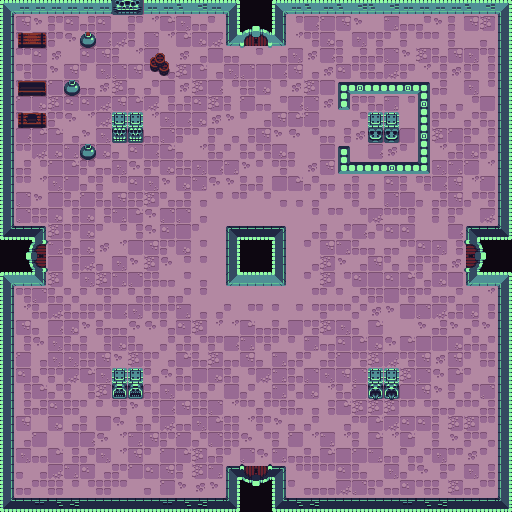

Tiled map render using the project's own tile images. Description and the whole map definition, tile-layer contents included, below:
An orthogonal 32x32 tile map with 16x16 px tiles, 2 tile layers (Tile Layer 1, Tile Layer 2).

<map version="1.2" tiledversion="1.3.3" orientation="orthogonal" renderorder="right-down" width="32" height="32" tilewidth="16" tileheight="16" infinite="0" nextlayerid="3" nextobjectid="1">
 <tileset firstgid="1" source="dungeon.tsx" />
 <layer id="1" name="Tile Layer 1" width="32" height="32">
  <data encoding="csv">
4,58,58,58,58,58,58,58,58,58,58,59,60,58,5,21,21,4,58,59,58,59,60,59,60,58,58,58,58,59,60,5,
22,50,64,30,48,45,48,7,30,65,70,89,31,8,20,21,21,22,9,107,108,50,64,7,51,31,29,64,28,50,68,20,
22,13,69,30,66,45,107,69,28,88,65,70,49,69,39,40,40,41,65,26,49,27,89,26,8,28,10,8,28,7,27,20,
22,10,48,67,7,48,50,28,65,47,7,67,11,47,31,7,8,11,89,67,107,28,45,45,88,64,68,32,50,89,26,20,
22,26,47,64,50,8,89,88,50,10,11,68,70,11,89,88,47,107,50,11,67,48,26,32,69,30,65,45,67,30,12,20,
22,10,48,108,48,31,67,68,27,29,47,67,68,107,9,46,49,9,67,68,47,102,85,84,84,85,103,45,7,89,9,20,
22,108,49,68,48,48,69,50,70,69,12,45,48,68,28,108,31,9,107,88,67,144,30,32,51,9,106,11,11,9,47,20,
22,8,8,30,66,65,69,66,66,65,89,107,49,67,64,8,11,50,70,108,31,7,29,66,11,7,125,30,8,29,32,20,
22,107,70,70,11,64,89,64,7,31,88,30,8,30,11,12,50,64,66,9,31,12,67,7,11,47,106,68,108,30,12,20,
22,10,69,49,51,30,49,27,48,107,70,27,65,32,8,32,26,49,27,7,47,87,7,107,67,8,125,65,45,49,30,20,
22,45,9,108,70,30,31,89,66,30,49,46,89,107,51,64,8,26,8,67,50,121,84,84,85,84,122,89,51,108,65,20,
22,10,65,89,108,29,28,10,48,89,64,49,51,66,64,32,28,47,70,29,31,11,28,27,48,28,26,107,50,65,108,20,
22,88,64,47,32,108,32,50,46,68,13,45,11,9,9,8,9,11,11,11,8,9,28,8,88,47,27,45,50,29,26,20,
22,88,46,49,12,49,12,51,70,66,88,88,11,7,7,7,7,7,7,9,9,8,9,69,10,26,7,28,30,7,69,20,
23,2,3,68,30,49,8,9,12,66,48,47,8,7,1,2,2,3,7,11,28,29,107,29,48,48,7,7,107,1,2,24,
21,21,22,51,32,49,67,65,47,50,30,49,9,7,20,21,21,22,7,8,50,51,32,27,31,10,48,89,12,20,21,21,
21,21,22,47,12,69,27,89,64,68,66,9,9,7,20,21,21,22,7,11,68,64,11,50,13,12,30,32,67,20,21,21,
4,40,41,68,9,89,68,51,88,46,31,9,11,7,39,40,40,41,7,8,68,9,48,47,48,70,13,49,47,39,40,5,
22,26,88,32,13,8,26,8,13,32,11,29,9,7,7,7,7,7,7,9,8,8,29,46,47,26,10,31,29,11,65,20,
22,65,32,69,32,46,26,107,89,26,30,51,11,11,8,9,8,8,9,9,30,10,29,67,64,47,88,69,45,49,12,20,
22,50,27,107,49,64,32,31,66,66,13,48,68,65,65,70,31,32,47,26,68,89,27,70,7,7,64,45,64,29,64,20,
22,12,66,89,32,28,12,49,32,7,29,45,29,30,107,51,26,8,8,51,31,48,70,49,66,70,47,47,49,45,29,20,
22,108,11,89,89,46,50,64,68,30,11,70,32,68,31,50,27,51,45,8,45,108,26,68,69,26,50,67,50,8,46,20,
22,48,29,30,69,70,89,67,11,13,66,32,47,49,32,9,69,51,32,88,89,50,88,67,67,68,88,66,70,8,11,20,
22,12,70,29,28,12,68,64,7,32,89,10,32,8,47,29,11,51,13,49,65,32,108,64,67,47,50,64,28,29,88,20,
22,12,45,48,46,8,8,26,64,26,107,50,46,88,65,10,29,26,32,11,12,70,68,68,68,10,9,32,29,10,45,20,
22,50,7,49,11,28,47,66,12,29,69,31,89,70,46,65,30,64,27,29,7,11,10,70,69,48,48,28,68,68,10,20,
22,11,108,7,47,107,66,65,51,50,30,108,29,88,46,66,9,28,108,65,51,65,28,70,65,70,7,28,64,30,13,20,
22,89,31,70,12,29,89,65,50,8,108,70,68,45,8,88,66,51,31,32,70,47,108,51,31,13,29,89,10,67,8,20,
22,27,11,69,51,48,11,30,108,48,50,28,68,51,1,2,2,3,9,26,10,48,32,7,89,29,66,12,8,89,12,20,
22,31,10,46,9,9,46,10,7,27,108,64,67,64,20,21,21,22,8,31,31,69,88,30,31,48,26,28,68,31,10,20,
23,2,79,80,81,2,2,2,2,2,79,80,81,2,24,21,21,23,80,81,2,2,2,2,2,79,80,81,2,2,2,24
</data>
 </layer>
 <layer id="2" name="Tile Layer 2" width="32" height="32">
  <data encoding="csv">
0,0,0,0,0,0,0,112,113,0,0,0,0,0,0,0,0,0,0,0,0,0,0,0,0,0,0,0,0,0,0,0,
0,0,0,0,0,0,0,0,0,0,0,0,0,0,0,134,135,0,0,0,0,0,0,0,0,0,0,0,0,0,0,0,
0,36,37,0,0,33,0,0,0,0,0,0,0,0,0,153,154,0,0,0,0,0,0,0,0,0,0,0,0,0,0,0,
0,0,0,0,0,0,0,0,0,129,130,0,0,0,0,0,0,0,0,0,0,0,0,0,0,0,0,0,0,0,0,0,
0,0,0,0,0,0,0,0,0,148,149,0,0,0,0,0,0,0,0,0,0,0,0,0,0,0,0,0,0,0,0,0,
0,55,56,0,14,0,0,0,0,0,0,0,0,0,0,0,0,0,0,0,0,0,0,0,0,0,0,0,0,0,0,0,
0,0,0,0,0,0,0,0,0,0,0,0,0,0,0,0,0,0,0,0,0,0,0,0,0,0,0,0,0,0,0,0,
0,17,18,0,0,0,0,189,189,0,0,0,0,0,0,0,0,0,0,0,0,0,0,225,225,0,0,0,0,0,0,0,
0,0,0,0,0,0,0,208,208,0,0,0,0,0,0,0,0,0,0,0,0,0,0,244,244,0,0,0,0,0,0,0,
0,0,0,0,0,14,0,0,0,0,0,0,0,0,0,0,0,0,0,0,0,0,0,0,0,0,0,0,0,0,0,0,
0,0,0,0,0,0,0,0,0,0,0,0,0,0,0,0,0,0,0,0,0,0,0,0,0,0,0,0,0,0,0,0,
0,0,0,0,0,0,0,0,0,0,0,0,0,0,0,0,0,0,0,0,0,0,0,0,0,0,0,0,0,0,0,0,
0,0,0,0,0,0,0,0,0,0,0,0,0,0,0,0,0,0,0,0,0,0,0,0,0,0,0,0,0,0,0,0,
0,0,0,0,0,0,0,0,0,0,0,0,0,0,0,0,0,0,0,0,0,0,0,0,0,0,0,0,0,0,0,0,
0,0,0,0,0,0,0,0,0,0,0,0,0,0,0,0,0,0,0,0,0,0,0,0,0,0,0,0,0,0,0,0,
0,219,220,0,0,0,0,0,0,0,0,0,0,0,0,0,0,0,0,0,0,0,0,0,0,0,0,0,0,174,175,0,
0,238,239,0,0,0,0,0,0,0,0,0,0,0,0,0,0,0,0,0,0,0,0,0,0,0,0,0,0,193,194,0,
0,0,0,0,0,0,0,0,0,0,0,0,0,0,0,0,0,0,0,0,0,0,0,0,0,0,0,0,0,0,0,0,
0,0,0,0,0,0,0,0,0,0,0,0,0,0,0,0,0,0,0,0,0,0,0,0,0,0,0,0,0,0,0,0,
0,0,0,0,0,0,0,0,0,0,0,0,0,0,0,0,0,0,0,0,0,0,0,0,0,0,0,0,0,0,0,0,
0,0,0,0,0,0,0,0,0,0,0,0,0,0,0,0,0,0,0,0,0,0,0,0,0,0,0,0,0,0,0,0,
0,0,0,0,0,0,0,0,0,0,0,0,0,0,0,0,0,0,0,0,0,0,0,0,0,0,0,0,0,0,0,0,
0,0,0,0,0,0,0,0,0,0,0,0,0,0,0,0,0,0,0,0,0,0,0,0,0,0,0,0,0,0,0,0,
0,0,0,0,0,0,0,188,188,0,0,0,0,0,0,0,0,0,0,0,0,0,0,187,187,0,0,0,0,0,0,0,
0,0,0,0,0,0,0,207,207,0,0,0,0,0,0,0,0,0,0,0,0,0,0,206,206,0,0,0,0,0,0,0,
0,0,0,0,0,0,0,0,0,0,0,0,0,0,0,0,0,0,0,0,0,0,0,0,0,0,0,0,0,0,0,0,
0,0,0,0,0,0,0,0,0,0,0,0,0,0,0,0,0,0,0,0,0,0,0,0,0,0,0,0,0,0,0,0,
0,0,0,0,0,0,0,0,0,0,0,0,0,0,0,0,0,0,0,0,0,0,0,0,0,0,0,0,0,0,0,0,
0,0,0,0,0,0,0,0,0,0,0,0,0,0,0,0,0,0,0,0,0,0,0,0,0,0,0,0,0,0,0,0,
0,0,0,0,0,0,0,0,0,0,0,0,0,0,0,216,217,0,0,0,0,0,0,0,0,0,0,0,0,0,0,0,
0,0,0,0,0,0,0,0,0,0,0,0,0,0,0,235,236,0,0,0,0,0,0,0,0,0,0,0,0,0,0,0,
0,0,0,0,0,0,0,0,0,0,0,0,0,0,0,0,0,0,0,0,0,0,0,0,0,0,0,0,0,0,0,0
</data>
 </layer>
</map>
